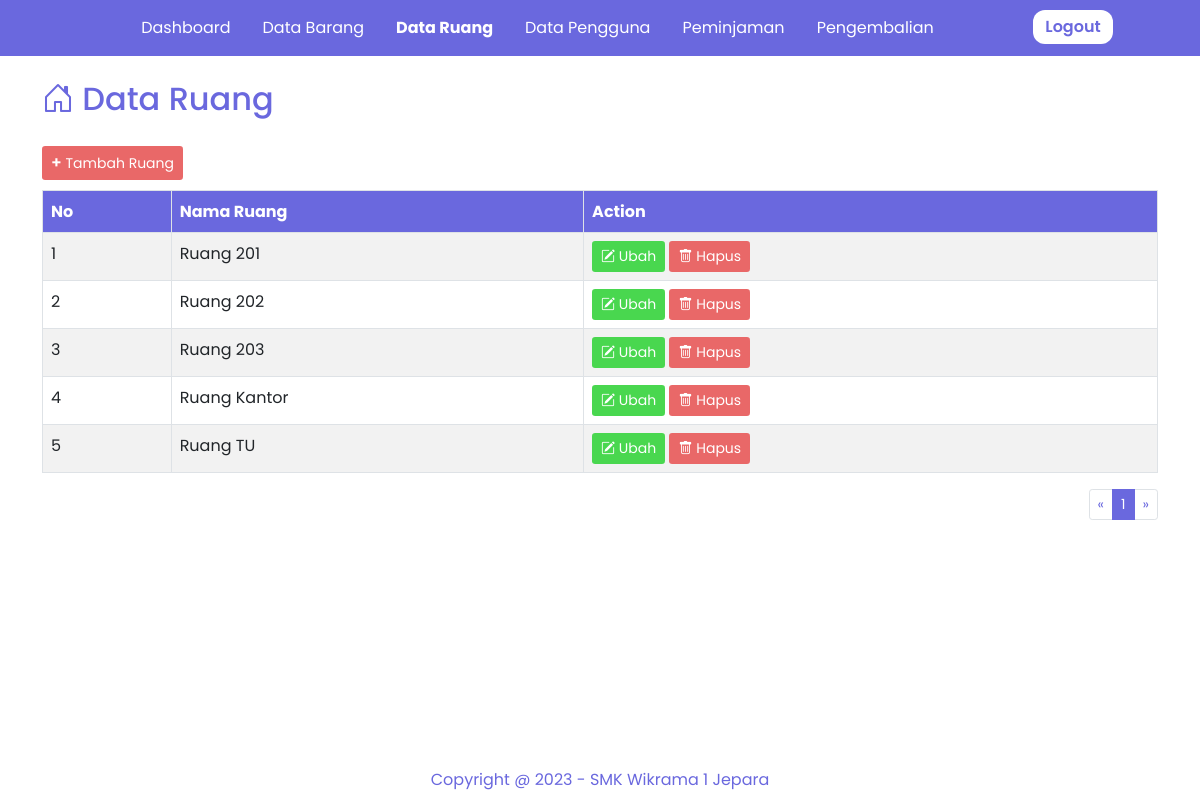
The app's page /ruang.php (signed in) with its own data.
### tables this page shows
CREATE TABLE `tb_ruang` (
  `kode_ruang` int(11) NOT NULL,
  `nama_ruang` varchar(100) NOT NULL
);

### ruang.php (the view, shortened to what this page needs)
<html>
<head>
	<link href="https://cdn.jsdelivr.net/npm/bootstrap@5.0.2/dist/css/bootstrap.min.css" rel="stylesheet">
	<link rel="stylesheet" type="text/css" href="assets/css/style.css">
  <link rel="stylesheet" href="https://cdn.jsdelivr.net/npm/sweetalert2@11.0.16/dist/sweetalert2.min.css">
  <link rel="stylesheet" href="https://cdn.jsdelivr.net/npm/bootstrap-icons@1.5.0/font/bootstrap-icons.css">
</head>
<body>
	<nav class="navbar navbar-expand-lg ">
  <div class="container">
    <div class="collapse navbar-collapse" id="navbarNav">
      <ul class="navbar-nav mx-auto">
        <li class="nav-item mx-2">
          <a class="nav-link " aria-current="page" href="dashboard.php">Dashboard</a>
        </li>
        <li class="nav-item mx-2">
          <a class="nav-link " aria-current="page" href="barang.php">Data Barang</a>
        </li>
        <li class="nav-item mx-2">
          <a class="nav-link active" href="ruang.php">Data Ruang</a>
        </li>
        <li class="nav-item mx-2">
          <a class="nav-link " href="pengguna.php">Data Pengguna</a>
        </li>
        <li class="nav-item mx-2">
          <a class="nav-link " href="peminjaman.php">Peminjaman</a>
        </li>
        <li class="nav-item mx-2">
          <a class="nav-link " href="pengembalian.php">Pengembalian</a>
        </li>
      </ul>
      <div>
      	<a href="logout.php"><button class="button-keluar">Logout</button></a>
      </div>
    </div>
  </div>
</nav>
<section id="hero" style="height: 100%;">
	<div class="container mt-4">
		<div class="row mt-4">
			<h2 class="dashboard"><i class="bi bi-house-door"></i> Data Ruang</h2>
			<div class="table-responsive">
        <button type="button" class="btn btn-sm button-tambah" data-bs-toggle="modal" data-bs-target="#tambah_Ruang"><span class="t-tambah">+</span> Tambah Ruang</button>
          <table class="table table-bordered table-striped table-hover">
            <thead class="custom-table-dark">
              <tr>
                <th>No</th>
                <th>Nama Ruang</th>
                <th>Action</th>
              </tr>
            </thead>
            <tbody>
            <?php
              require "koneksi.php";
              $limit = 5;
              $page = isset($_GET['page']) ? max(1, intval($_GET['page'])) : 1;
              $skip = ($page - 1) * $limit;
              $sql = "SELECT * FROM tb_ruang LIMIT $skip, $limit";
              $result = $mysqli->query($sql);
              $no = ($page - 1) * $limit + 1;
              if($result->num_rows > 0) :
              while($row = $result->fetch_assoc()) :
            ?>
                  <tr>
                    <td><?= $no++; ?></td>
                    <td><?= $row["nama_ruang"] ?></td>
                    <td>
                      <a href="#" class="btn btn-hijau btn-sm" data-bs-toggle="modal" data-bs-target="#edit_Ruang<?= $row['kode_ruang'] ?>"><i class="bi bi-pencil-square"></i> Ubah</a>
                      <a href="crud_ruang.php?id=<?= $row['kode_ruang'] ?>" class="btn btn-merah btn-sm delete"><i class="bi bi-trash"></i> Hapus</a>
                    </td>
                  </tr>
              <?php
                endwhile;
               endif;
             ?>
            </tbody>
          </table>
      </div>
		</div>
        <?php
        $query = "SELECT COUNT(kode_ruang) AS total_rows FROM tb_ruang";
            $result1 = $mysqli->query($query);
            if ($result1) {
                $totalRows = $result1->fetch_assoc()['total_rows'];
            } else {
                $totalRows = 0;
            }
        $totalPages = ceil($totalRows / $limit);
          echo '<nav aria-label="Halaman Navigasi">';
          echo '<ul class="pagination pagination-sm justify-content-end">';
          echo '<li class="page-item ' . ($page <= 1 ? 'disabled' : '') . '">';
          echo '<a class="page-link" href="?page=' . ($page - 1) . '" tabindex="-1" aria-disabled="true">&laquo</a>';
          echo '</li>';
          for ($i = 1; $i <= $totalPages; $i++) {
              echo '<li class="page-item ' . ($page == $i ? 'active' : '') . '"><a class="page-link" href="?page=' . $i . '">' . $i . '</a></li>';
          }
          echo '<li class="page-item ' . ($page >= $totalPages ? 'disabled' : '') . '">';
          echo '<a class="page-link" href="?page=' . ($page + 1) . '" >&raquo</a>';
          echo '</li>';
          echo '</ul>';
          echo '</nav>';
        ?>
	   </div>
</section>
<footer class="footer-barang">
		<p class="mt-2">Copyright @ 2023 - SMK Wikrama 1 Jepara</p>
</footer>
</body>
</html>

### assets/css/style.css (style rules this page uses)
body { font-family: 'Poppins', sans-serif; display: flex; flex-direction: column; min-height: 100vh; margin: 0; }
.navbar { background-color: #6A68DE; }
.nav-link.active { font-size: 16px; font-weight: 700; }
.nav-link { font-size: 16px; font-weight: 400; color: #FFFFFF; }
#hero { width: 100%; flex: 1; }
footer { background-color: #6A68DE; color: #FFFFFF; text-align: center; height: 50px; margin-top: 29px; }
.button-keluar { margin-top: -2px; color: #6A68DE; background-color: #FFFFFF; border: none; border-radius: 12px; padding: 5px; width: 80px; margin-right: 45px; font-weight: 600; }
.dashboard { color: #6A68DE; }
.footer-barang { background-color: #FFFFFF; text-align: center; padding: 10px; position: sticky; bottom: 0; width: 100%; color: #6A68DE; }
.button-tambah { margin-top: 20px; margin-bottom: 10px; background-color: #E96868; color: #FFFFFF; font-size: 14px; }
.t-tambah { font-size: 16px; font-weight: 600; }
.btn-hijau { background-color: #49D74F; color: #FFFFFF; }
.btn-merah { background-color: #E96868; color: #FFFFFF; }
.custom-table-dark { background-color: #6A68DE; color: white; }
.pagination .page-item.active .page-link { background-color: #6A68DE; border-color: #6A68DE; color: #fff; }
.pagination .page-link { color: #6A68DE; }
.pagination .page-item.disabled .page-link { color: #6A68DE; }

### records on screen
tb_ruang: nama_ruang "Ruang 201"
tb_ruang: nama_ruang "Ruang 202"
tb_ruang: nama_ruang "Ruang 203"
tb_ruang: nama_ruang "Ruang Kantor"
tb_ruang: nama_ruang "Ruang TU"
